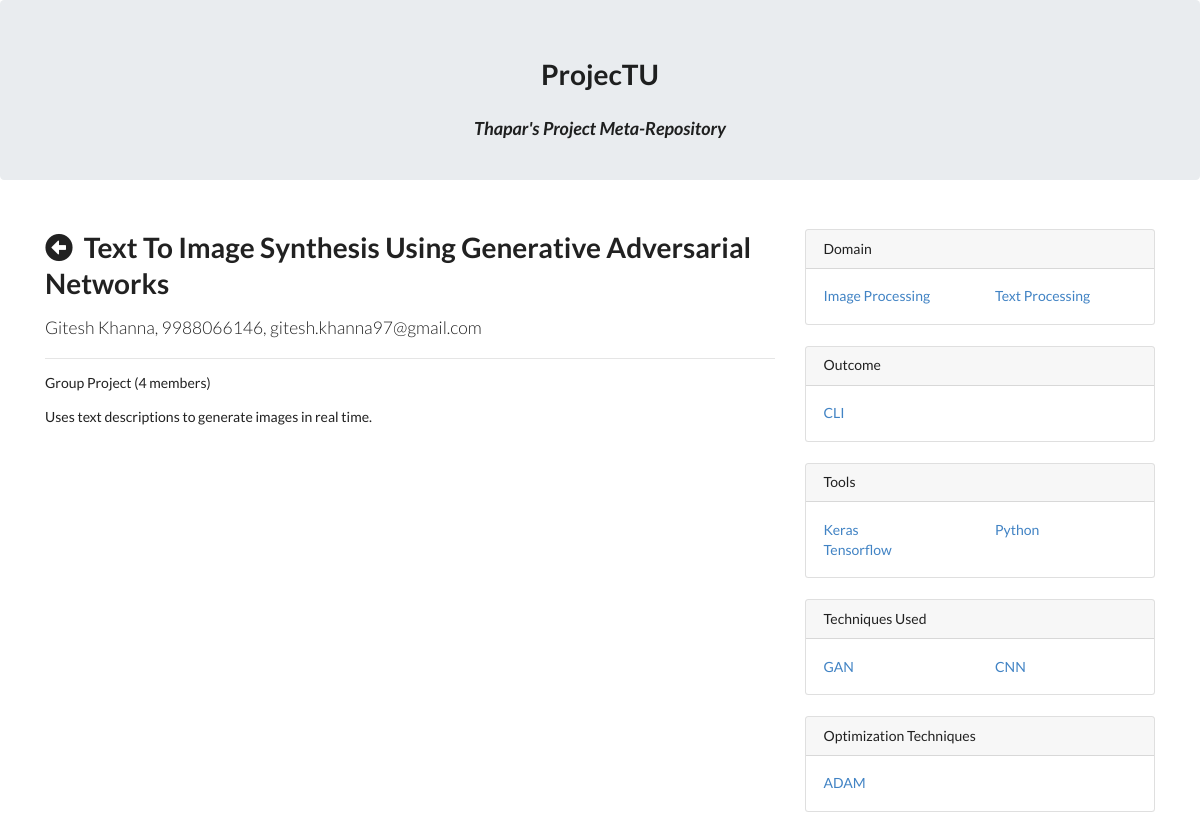
Page /project.php?id=3 on the committed database.
### tables this page shows
CREATE TABLE `project` (
  `pid` int(11) NOT NULL,
  `title` text NOT NULL,
  `summary` text NOT NULL,
  `size` int(10) NOT NULL,
  `leader` text NOT NULL,
  `link` text NOT NULL
);

CREATE TABLE `domain` (
  `pid` int(11) NOT NULL,
  `value` varchar(1000) NOT NULL
);

CREATE TABLE `outcome` (
  `pid` int(11) NOT NULL,
  `value` varchar(1000) NOT NULL
);

CREATE TABLE `tools` (
  `pid` int(11) NOT NULL,
  `value` varchar(100) NOT NULL
);

CREATE TABLE `technique` (
  `pid` int(11) NOT NULL,
  `value` varchar(1000) NOT NULL
);

CREATE TABLE `optimization` (
  `pid` int(11) NOT NULL,
  `value` varchar(1000) NOT NULL
);

### project.php (the view, shortened to what this page needs)
<!DOCTYPE html>
<html>
<head>
	<link rel="stylesheet" href="https://stackpath.bootstrapcdn.com/bootstrap/4.1.3/css/bootstrap.min.css">
	<link rel="stylesheet" href="https://use.fontawesome.com/releases/v5.3.1/css/all.css">
	<link rel='stylesheet' href='https://cdn.jsdelivr.net/npm/semantic-ui@2.2.13/dist/semantic.min.css'>
	<link rel='stylesheet' href='css/style.css'>
</head>
<body>
	<div class="jumbotron" style="height: 180px;">
		<center>
			<h1>ProjecTU</h1>
			<h3><i>Thapar's Project Meta-Repository</i></h3>
		</center>
	</div>
	<div class="container">
		<div class="row">
			<?php
				require_once 'connection.php';
				if(isset($_GET['id'])) {
					$pid = $_GET['id'];
					$sql = "SELECT pid, title, summary, size, leader, link FROM project WHERE project.pid = $pid";
					$result = $con->query($sql);
					if ($result->num_rows == 1) {
						$row = $result->fetch_assoc();
						$team = ($row['size'] > 1) ? 'Group Project ('.$row['size'].' members)' : 'Individual Project';
						echo
						'<div class="col-lg-8">
							<h1 class="mt-4">
								<i class="fas fa-arrow-alt-circle-left" onclick="window.history.go(-1); return false;"></i>&nbsp;&nbsp;'.
								$row['title'].
							'</h1>
							<p class="lead">
								<a>'.$row['leader'].'</a>
							</p>
							<hr>
							<p>'.$team.'</p>
							<p>'.$row['summary'].'</p>';
						echo
						'</div>';
						echo '
						<div class="col-md-4">';
						$sql = "SELECT value FROM domain WHERE pid = $pid";
						$domainRes = $con->query($sql);
						if($domainRes->num_rows > 0) {
							echo '
							<div class="card my-4">
								<h6 class="card-header">Domain</h6>
								<div class="card-body">
									<div class="row">
										<div class="col-lg-6">
											<ul class="list-unstyled mb-0">';
							$i = 0;
							for(; $i< ($domainRes->num_rows / 2); $i++) {
								$domainRow = $domainRes->fetch_assoc();
								echo
												'<li>
													<a href="list.php?domain[]='.$domainRow['value'].'">'.ucwords($domainRow['value']).'</a>
												</li>';
							}
							echo
											'</ul>
										</div>
										<div class="col-lg-6">
											<ul class="list-unstyled mb-0">';
							for(; $i < $domainRes->num_rows ; $i++) {
								$domainRow = $domainRes->fetch_assoc();
								echo
												'<li>
													<a href="list.php?domain[]='.$domainRow['value'].'">'.ucwords($domainRow['value']).'</a>
												</li>';
							}
							echo
											'</ul>
										</div>
									</div>
								</div>
							</div>';
						}
						$sql = "SELECT value FROM outcome WHERE pid = $pid";
						$outcomeRes = $con->query($sql);
						if($outcomeRes->num_rows > 0) {
							echo '
							<div class="card my-4">
								<h6 class="card-header">Outcome</h6>
								<div class="card-body">
									<div class="row">
										<div class="col-lg-6">
											<ul class="list-unstyled mb-0">';
							$i = 0;
							for(; $i< ($outcomeRes->num_rows / 2); $i++) {
								$outcomeRow = $outcomeRes->fetch_assoc();
								echo
												'<li>
													<a href="list.php?outcome[]='.$outcomeRow['value'].'">'.ucwords($outcomeRow['value']).'</a>
												</li>';
							}
							echo
											'</ul>
										</div>
										<div class="col-lg-6">
											<ul class="list-unstyled mb-0">';
							echo
											'</ul>
										</div>
									</div>
								</div>
							</div>';
						}
						$sql = "SELECT value FROM tools WHERE pid = $pid";
						$toolsRes = $con->query($sql);
						if($toolsRes->num_rows > 0) {
							echo '
							<div class="card my-4">
								<h6 class="card-header">Tools</h6>
								<div class="card-body">
									<div class="row">
										<div class="col-lg-6">
											<ul class="list-unstyled mb-0">';
							$i = 0;
							for(; $i< ($toolsRes->num_rows / 2); $i++) {
								$toolsRow = $toolsRes->fetch_assoc();
								echo
												'<li>
													<a href="list.php?tools[]='.$toolsRow['value'].'">'.ucwords($toolsRow['value']).'</a>
												</li>';
							}
							echo
											'</ul>
										</div>
										<div class="col-lg-6">
											<ul class="list-unstyled mb-0">';
							for(; $i < $toolsRes->num_rows ; $i++) {
								$toolsRow = $toolsRes->fetch_assoc();
								echo
												'<li>
													<a href="list.php?tools[]='.$toolsRow['value'].'">'.ucwords($toolsRow['value']).'</a>
												</li>';
							}
							echo
											'</ul>
										</div>
									</div>
								</div>
							</div>';
						}
						$sql = "SELECT value FROM technique WHERE pid = $pid";
						$techniqueRes = $con->query($sql);
						if($techniqueRes->num_rows > 0) {
							echo '
							<div class="card my-4">
								<h6 class="card-header">Techniques Used</h6>
								<div class="card-body">
									<div class="row">
										<div class="col-lg-6">
											<ul class="list-unstyled mb-0">';
							$i = 0;
							for(; $i< ($techniqueRes->num_rows / 2); $i++) {
								$techniqueRow = $techniqueRes->fetch_assoc();
								echo
												'<li>
													<a href="list.php?technique='.$techniqueRow['value'].'">'.ucwords($techniqueRow['value']).'</a>
												</li>';
							}
							echo
											'</ul>
										</div>
										<div class="col-lg-6">
											<ul class="list-unstyled mb-0">';
							for(; $i < $techniqueRes->num_rows ; $i++) {
								$techniqueRow = $techniqueRes->fetch_assoc();
								echo
												'<li>
													<a href="list.php?technique='.$techniqueRow['value'].'">'.ucwords($techniqueRow['value']).'</a>
												</li>';
							}
							echo
											'</ul>
										</div>
									</div>
								</div>
							</div>';
						}
						$sql = "SELECT value FROM optimization WHERE pid = $pid";
						$optimizationRes = $con->query($sql);
						if($optimizationRes->num_rows > 0) {
							echo '
							<div class="card my-4">
								<h6 class="card-header">Optimization Techniques</h6>
								<div class="card-body">
									<div class="row">
										<div class="col-lg-6">
											<ul class="list-unstyled mb-0">';
							$i = 0;
							for(; $i< ($optimizationRes->num_rows / 2); $i++) {
								$optimizationRow = $optimizationRes->fetch_assoc();
								echo
												'<li>
													<a href="list.php?opt_technique[]='.$optimizationRow['value'].'">'.ucwords($optimizationRow['value']).'</a>
												</li>';
							}
							echo
											'</ul>
										</div>
										<div class="col-lg-6">
											<ul class="list-unstyled mb-0">';
							echo
											'</ul>
										</div>
									</div>
								</div>
							</div>';
						}
					}
				}
			?>
		</div>
	</div>
</body>
</html>

### css/style.css (style rules this page uses)
.jumbotron { height: 220px; transition: all 0.5s ease-out; }

### rows in the picture
project: title "Text To Image Synthesis Using Generative Adversarial Networks", leader "Gitesh Khanna, 9988066146, gitesh.khanna97@gmail.com", size "Group Project (4 members)", summary "Uses text descriptions to generate images in real time."
domain: value "Image Processing"
domain: value "Text Processing"
outcome: value "CLI"
tools: value "Keras"
tools: value "Tensorflow"
tools: value "Python"
technique: value "GAN"
technique: value "CNN"
optimization: value "ADAM"
